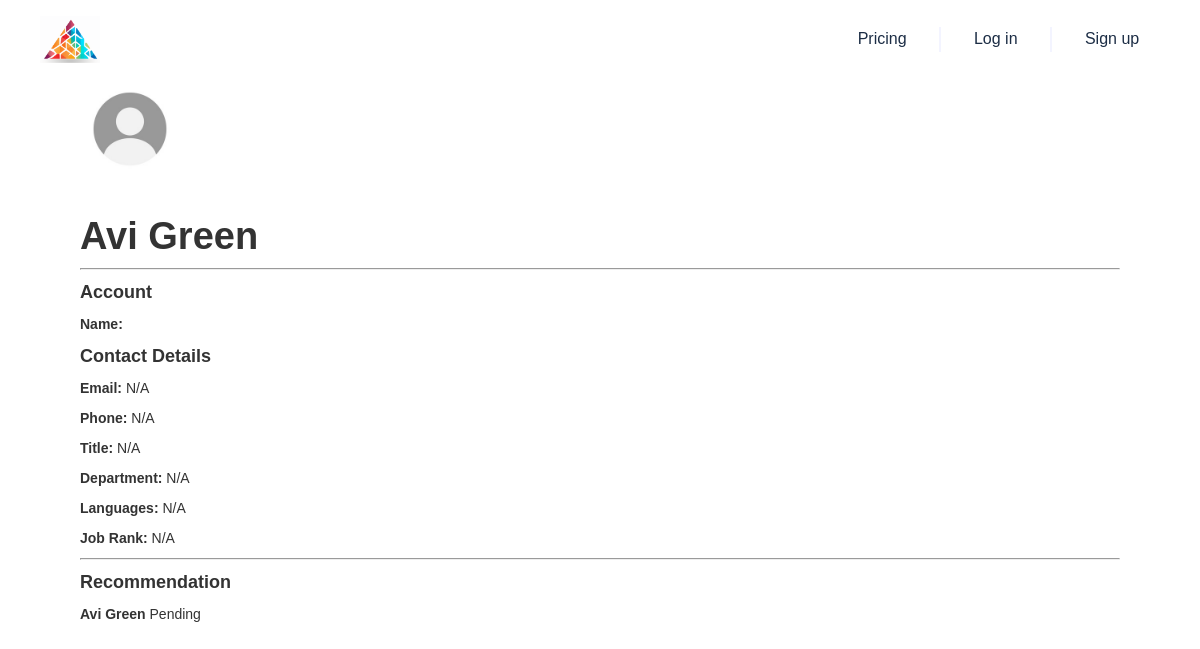
Screenshot of /contact/003Dp000004PLeQIAW with the database file from the repository.
### app/models.py (models this page shows, shortened)
class Contact(db.Model):
    __tablename__ = 'contact'
    Id = db.Column(db.String, primary_key=True)
    IsDeleted = db.Column(db.Boolean)
    MasterRecordId = db.Column(db.String)
    AccountId = db.Column(db.String, db.ForeignKey('account.Id'))
    LastName = db.Column(db.String)
    FirstName = db.Column(db.String)
    Salutation = db.Column(db.String)
    Name = db.Column(db.String)
    MailingStreet = db.Column(db.String)
    MailingCity = db.Column(db.String)
    MailingState = db.Column(db.String)
    MailingPostalCode = db.Column(db.String)
    MailingCountry = db.Column(db.String)
    MailingLatitude = db.Column(db.Float)
    MailingLongitude = db.Column(db.Float)
    MailingGeocodeAccuracy = db.Column(db.String)
    Phone = db.Column(db.String)
    Fax = db.Column(db.String)
    MobilePhone = db.Column(db.String)
    HomePhone = db.Column(db.String)
    OtherPhone = db.Column(db.String)
    AssistantPhone = db.Column(db.String)
    ReportsToId = db.Column(db.String)
    Email = db.Column(db.String)
    Title = db.Column(db.String)
    Department = db.Column(db.String)
    AssistantName = db.Column(db.String)
    LeadSource = db.Column(db.String)
    Birthdate = db.Column(db.Date)
    Description = db.Column(db.String)
    OwnerId = db.Column(db.String)
    CreatedDate = db.Column(db.DateTime)
    CreatedById = db.Column(db.String)
    LastModifiedDate = db.Column(db.DateTime)
    LastModifiedById = db.Column(db.String)
    SystemModstamp = db.Column(db.DateTime)
    LastActivityDate = db.Column(db.Date)
    LastCURequestDate = db.Column(db.Date)
    LastCUUpdateDate = db.Column(db.Date)
    LastViewedDate = db.Column(db.Date)
    LastReferencedDate = db.Column(db.Date)
    EmailBouncedReason = db.Column(db.String)
    EmailBouncedDate = db.Column(db.Date)
    IsEmailBounced = db.Column(db.Boolean)
    PhotoUrl = db.Column(db.String)
    Jigsaw = db.Column(db.String)
    JigsawContactId = db.Column(db.String)
    CleanStatus = db.Column(db.String)
    IndividualId = db.Column(db.String)
    Level__c = db.Column(db.String)
    Languages__c = db.Column(db.String)
    JobRank = db.Column(db.Integer)
    Recommendation = db.Column(db.Text)
    IsPartnerRep = db.Column(db.Boolean, default=False)
    LinkedInUrl = db.Column(db.String)

### main.py (the view)
@app.route('/contact/<contact_id>')
def contact_details(contact_id):
    from app.prospecting import prospecting_with_contact
    contact = Contact.query.get(contact_id)
    associated_account = Account.query.get(contact.AccountId)
    rec = contact.Recommendation
    if rec is None:
        def background_task():
            with app.app_context():
                contact.Recommendation = prospecting_with_contact(contact_id)
                db.session.add(contact)
                db.session.commit()
        thread = Thread(target=background_task)
        thread.start()
    return render_template('contact_detail.html', contact=contact, associated_account=associated_account, rec=rec)

### templates/contact_detail.html
{% extends "base.html" %}
{% block content %}
    <div class="container mt-3">
        <div class="row justify-content-center">
            <div class="col-12 text-center mb-4">
                <img src="../static/img/default_profile.jpg" alt="Default Profile" class="img-fluid rounded-circle" style="width: 100px; margin-bottom: 15px;">
                <h1>{{ contact.Name }}</h1>
            </div>
        </div>
        <div class="row">
            <div class="col-md-10 col-sm-12">
                <hr>
                <h4>Account</h4>
                <p><strong>Name:</strong> {{ associated_account.Name }}</p>
                <h4>Contact Details</h4>
                <p><strong>Email:</strong> <a href="mailto:mamaral@acrisure.com">{{ contact.Email or 'N/A'}}</a></p>
                <p><strong>Phone:</strong> {{ contact.Phone or 'N/A' }}</p>
                <p><strong>Title:</strong> {{ contact.Title or 'N/A' }}</p>
                <p><strong>Department:</strong> {{ contact.Department or 'N/A' }}</p>
                <p><strong>Languages:</strong> {{ contact.Languages__c or 'N/A' }}</p>
                <p><strong>Job Rank:</strong> {{ contact.JobRank or 'N/A' }}</p>
            </div>
            <div class="col-md-10 col-sm-12">
                <hr>
                <h4>Recommendation</h4>
                <p><strong>{{ contact.Name }}</strong> {{ rec if rec else 'Pending' }}</p>
            </div>
        </div>
    </div>
{% endblock %}

### static/css/webflow.css (style rules this page uses)
* { -webkit-box-sizing: border-box; -moz-box-sizing: border-box; box-sizing: border-box; }
body { margin: 0; min-height: 100%; background-color: #fff; font-family: Arial, sans-serif; font-size: 14px; line-height: 20px; color: #333; }
img { max-width: 100%; vertical-align: middle; display: inline-block; }
h1, h2, h3, h4, h5, h6 { font-weight: bold; margin-bottom: 10px; }
h1 { font-size: 38px; line-height: 44px; margin-top: 20px; }
h4 { font-size: 18px; line-height: 24px; margin-top: 10px; }
p { margin-top: 0; margin-bottom: 10px; }

### templates/base.html (style rules this page uses)
a { color: inherit; text-decoration: inherit; font-size: inherit; }

### rows the page displays
Contact: Name "Avi Green", Email "N/A", Phone "N/A", Title "N/A", Department "N/A", Languages__c "N/A", JobRank "N/A"

### other values shown
{{ rec if rec else 'Pending' }} "Pending"
